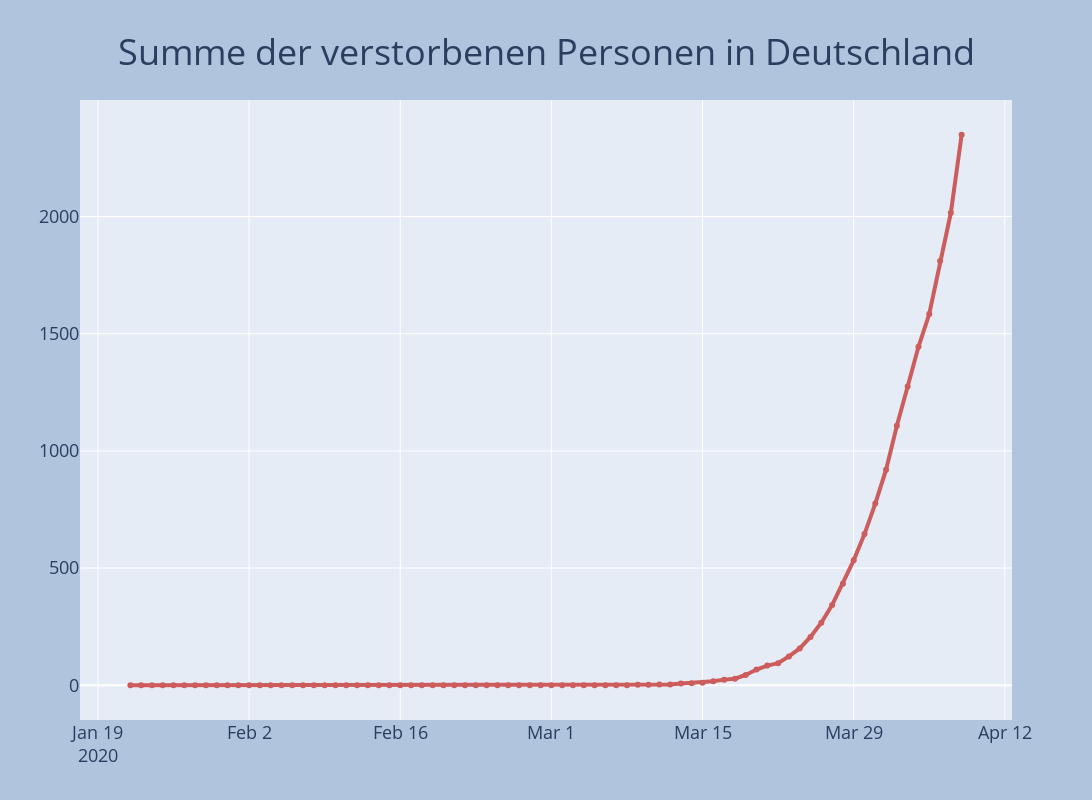

The code cell stored with this chart in its notebook:
### Code cell
fig = go.Figure()
fig.add_trace(go.Scatter(x=df.datum, y=df.tot,mode='lines+markers',line=dict(color='indianred', width=4)))
fig = plot_layout(fig, 'Summe der verstorbenen Personen in Deutschland')
fig.show()
